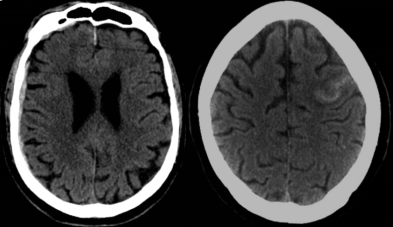
//> input picture Practica_2_P3/cerebro.jpg, 393 x 227 px, given in place of the camera
$ ./main   (built with g++ and OpenCV 4)
//> lines starting //> are read from the running program, lines starting //| are printed output that depends on the picture; after the words box and inside, x2 and y2 are one past the last pixel; in counts of white or black regions, pixels touching at a corner belong together
#include <iostream>
#include <cmath>
#include <opencv2/core/core.hpp>
#include <opencv2/imgproc/imgproc.hpp>
#include <opencv2/highgui/highgui.hpp>
#include <opencv2/imgcodecs/imgcodecs.hpp>
#include <opencv2/video/video.hpp>
#include <opencv2/videoio/videoio.hpp>
#include <random>

using namespace std;
using namespace cv;
using namespace std::chrono;

int salMinimo = 1, pimientaMinimo = 1;
int totalSal;
int totalPimienta;
int mas = 1;
int gas = 1;

void eventoTrack(int i, void *data)
{
}

int main(int, char **)
{
    VideoCapture video(0);

    if (video.isOpened())
    {
        Mat imagen;
        Mat mediana, gaussiano, imagenClon, concatenado;
        Mat detbordes, detbordesFinal;
        Mat imagenEjeX, imagenEjeY, imagenEjeXEscala, imagenEjeYEscala, laplace, laplaceAplicado;
        namedWindow("Original", WINDOW_AUTOSIZE);
        namedWindow("Filtro", WINDOW_AUTOSIZE);
        namedWindow("Sobel", WINDOW_AUTOSIZE);
        namedWindow("Laplace", WINDOW_AUTOSIZE);

        createTrackbar("Sal", "Original", &salMinimo, 100, eventoTrack, NULL);
        createTrackbar("Pimienta", "Original", &pimientaMinimo, 100, eventoTrack, NULL);
        createTrackbar("Mediana", "Filtro", &mas, 11, eventoTrack, NULL);
        createTrackbar("Gaussiano", "Filtro", &gas, 20, eventoTrack, NULL);

        while (true)
        {
            video >> imagen;
//> imagen is the input picture: 227 rows x 393 cols, CV_8UC3; min 0, max 255, mean 65.7
            //Cambiar tamanio de imagen
            resize(imagen,imagen, Size(), 0.5,0.5);
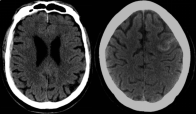
//> imagen: 114 rows x 196 cols, CV_8UC3; min 0, max 255, mean 65.7
            srand(0);
            imagenClon = imagen.clone();
            cvtColor(imagen, detbordes, COLOR_BGR2GRAY);
            totalSal = (imagenClon.rows * imagenClon.cols) * (salMinimo * 0.01);
//> totalSal = 223
            totalPimienta = (imagenClon.rows * imagenClon.cols) * (pimientaMinimo * 0.01);
//> totalPimienta = 223
            int x = 0, y = 0;

            for (int i = 0; i < totalSal; i++)
            {
                x = rand() % imagenClon.rows;
                y = rand() % imagenClon.cols;

                Vec3b pixelColor = imagenClon.at<Vec3b>(x, y);
                pixelColor[0] = 255;
                pixelColor[1] = 255;
                pixelColor[2] = 255;
                imagenClon.at<Vec3b>(x, y) = pixelColor;
            }
//> this loop made 223 passes
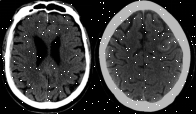
//> imagenClon: 114 rows x 196 cols, CV_8UC3; 0.94% of pixels changed, all inside (x1, y1, x2, y2) = (0, 0, 196, 114)

            for (int i = 0; i < totalPimienta; i++)
            {
                x = rand() % imagenClon.rows;
                y = rand() % imagenClon.cols;

                Vec3b pixelColor = imagenClon.at<Vec3b>(x, y);
                pixelColor[0] = 0;
                pixelColor[1] = 0;
                pixelColor[2] = 0;
                imagenClon.at<Vec3b>(x, y) = pixelColor;
            }
//> this loop made 223 passes
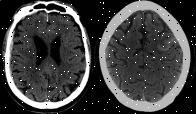
//> imagenClon: 114 rows x 196 cols, CV_8UC3; 0.9% of pixels changed, all inside (x1, y1, x2, y2) = (0, 0, 193, 114)

            if (mas % 2 == 0)
            {
                medianBlur(imagen, mediana, 1);
            }
            else
            {
                medianBlur(imagen, mediana, mas);
            }
            if (gas % 2 == 0)
            {
                GaussianBlur(imagenClon, gaussiano, Size(1, 1), 1.73, 1.73);
            }
            else
            {
                GaussianBlur(imagenClon, gaussiano, Size(gas, gas), 1.73, 1.73);
            }

            hconcat(mediana, gaussiano, concatenado);
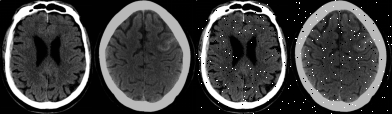
//> concatenado: 114 rows x 392 cols, CV_8UC3; min 0, max 255, mean 66.3

            //Aplicacion SOBEL

            Sobel(mediana, imagenEjeX, CV_16S, 1, 0, 3, 1.0);
            Sobel(mediana, imagenEjeY, CV_16S, 0, 1, 3, 1.0);

            convertScaleAbs(imagenEjeX, imagenEjeXEscala, 1.0, 0);
            convertScaleAbs(imagenEjeY, imagenEjeYEscala, 1.0, 0);

            addWeighted(imagenEjeXEscala, 0.5, imagenEjeYEscala, 0.5, 0, detbordesFinal, -1);
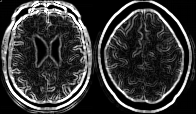
//> detbordesFinal: 114 rows x 196 cols, CV_8UC3; min 0, max 255, mean 54.4

            //Apliacion Laplace
            Laplacian(mediana, laplace,CV_16S,3);
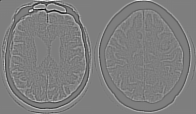
//> laplace: 114 rows x 196 cols, CV_16SC3; min -1438, max 1456, mean 1; drawn with min black and max white
            convertScaleAbs(laplace,laplaceAplicado,1.0,0);
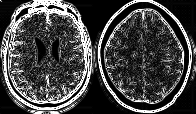
//> laplaceAplicado: 114 rows x 196 cols, CV_8UC3; min 0, max 255, mean 68.3

            imshow("Original", imagenClon);
            imshow("Filtro", concatenado);
            imshow("Sobel", detbordesFinal);
            imshow("Laplace", laplaceAplicado);

            if (waitKey(23) == 27)
//> the Esc key is pressed
            {
                break;
            }
        }
        video.release();
        destroyAllWindows();
    }

    return 0;
}

$ run again, on Practica_2_P3/craneo.jpg
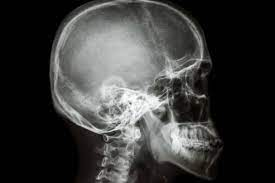
//> input picture Practica_2_P3/craneo.jpg, 275 x 183 px, given in place of the camera
//> imagen is the input picture: 183 rows x 275 cols, CV_8UC3; mean B, G, R 57.4, 58.4, 58.3
//> imagen: 92 rows x 138 cols, CV_8UC3
//> the loop `for (int i = 0; i < totalSal; i++)` made 126 passes
//> after the loop `for (int i = 0; i < totalSal; i++)`:
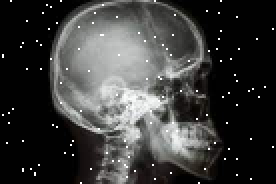
//> imagenClon: 92 rows x 138 cols, CV_8UC3 (shown 2 times larger); mean B, G, R 59, 60, 60
//> the loop `for (int i = 0; i < totalPimienta; i++)` made 126 passes
//> `convertScaleAbs(laplace,laplaceAplicado,1.0,0);`:
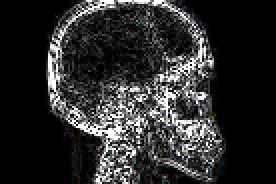
//> laplaceAplicado: 92 rows x 138 cols, CV_8UC3 (shown 2 times larger); mean B, G, R 43.7, 43.5, 43.6

$ run again, on Practica_2_P3/pulmon.jpg
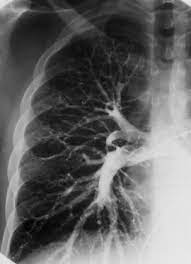
//> input picture Practica_2_P3/pulmon.jpg, 191 x 264 px, given in place of the camera
//> imagen is the input picture: 264 rows x 191 cols, CV_8UC3; min 0, max 236, mean 100.2
//> imagen: 132 rows x 96 cols, CV_8UC3
//> the loop `for (int i = 0; i < totalSal; i++)` made 126 passes
//> after the loop `for (int i = 0; i < totalSal; i++)`:
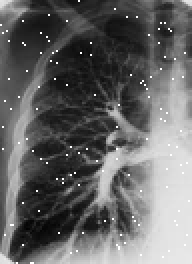
//> imagenClon: 132 rows x 96 cols, CV_8UC3 (shown 2 times larger); min 1, max 255, mean 102.2
//> the loop `for (int i = 0; i < totalPimienta; i++)` made 126 passes
//> `convertScaleAbs(laplace,laplaceAplicado,1.0,0);`:
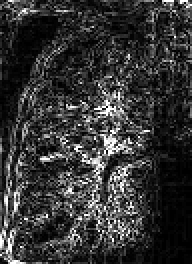
//> laplaceAplicado: 132 rows x 96 cols, CV_8UC3 (shown 2 times larger); min 0, max 255, mean 52.6
